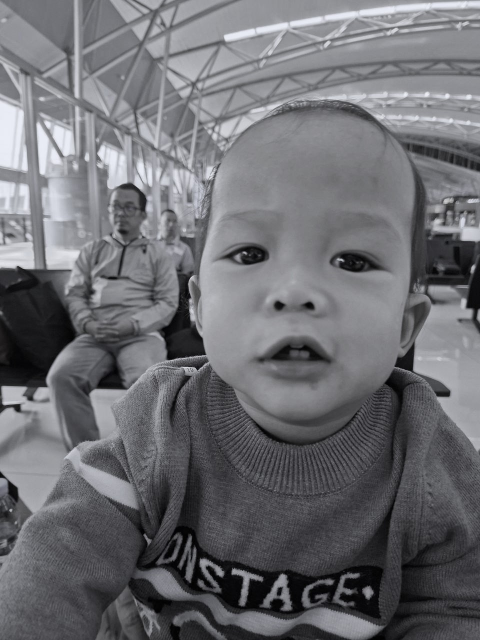
#> input picture data/Gambar1.jpg, 960 x 1280 px (shown at 1/2 size)
$ python image_filter.py
#> lines starting #> are read from the running program, lines starting #| are printed output that depends on the picture; after the words box and inside, x2 and y2 are one past the last pixel; in counts of white or black regions, pixels touching at a corner belong together
import numpy as np
import matplotlib.pyplot as plt
import cv2
from PIL import Image

# Load gambar lokal
url = "data/Gambar1.jpg"
img_pil = Image.open(url).convert("L")
img = np.array(img_pil)
img = cv2.resize(img, (256, 256))
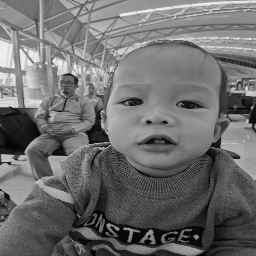
#> img: shape (256, 256); min 0, max 237, mean 109.4

# FFT
f = np.fft.fft2(img)
fshift = np.fft.fftshift(f)

# Ukuran citra dan titik tengah
rows, cols = img.shape
#> rows = 256; cols = 256
crow, ccol = rows // 2 , cols // 2
#> crow = 128; ccol = 128

# LOW-PASS filter
r_low = 30
low_pass_mask = np.zeros((rows, cols), np.uint8)
cv2.circle(low_pass_mask, (ccol, crow), r_low, 1, thickness=-1)
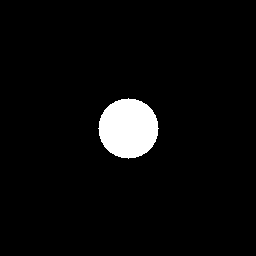
#> low_pass_mask: shape (256, 256); values 0 (black) and 1 (white), 4.3% white; 1 white region, box (x1, y1, x2, y2) and area: (98, 98, 159, 159) 2821

# HIGH-PASS filter
high_pass_mask = 1 - low_pass_mask

# BAND-PASS filter: pass between r_in and r_out
r_in, r_out = 20, 60
band_pass_mask = np.zeros((rows, cols), np.uint8)
cv2.circle(band_pass_mask, (ccol, crow), r_out, 1, thickness=-1)
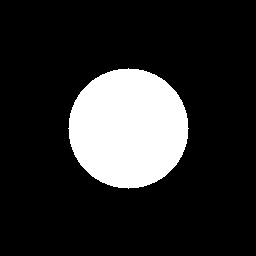
#> band_pass_mask: shape (256, 256); values 0 (black) and 1 (white), 17.2% white; 1 white region, box (x1, y1, x2, y2) and area: (68, 68, 189, 189) 11289
cv2.circle(band_pass_mask, (ccol, crow), r_in, 0, thickness=-1)
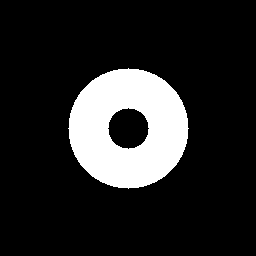
#> band_pass_mask: shape (256, 256); values 0 (black) and 1 (white), 15.3% white; 1 white region, box (x1, y1, x2, y2) and area: (68, 68, 189, 189) 10032

# Terapkan masker ke domain frekuensi
f_low = fshift * low_pass_mask
f_high = fshift * high_pass_mask
f_band = fshift * band_pass_mask

# Inverse FFT
img_low = np.abs(np.fft.ifft2(np.fft.ifftshift(f_low)))
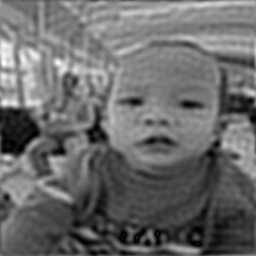
#> img_low: shape (256, 256) float64; min 0.0181, max 261.1, mean 109.4; drawn with min black and max white
img_high = np.abs(np.fft.ifft2(np.fft.ifftshift(f_high)))
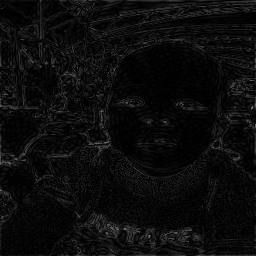
#> img_high: shape (256, 256) float64; min 0.000356, max 127.9, mean 12.3
img_band = np.abs(np.fft.ifft2(np.fft.ifftshift(f_band)))
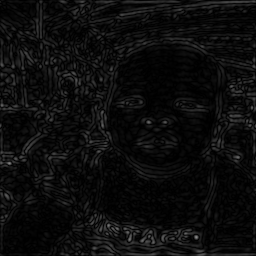
#> img_band: shape (256, 256) float64; min 0.000138, max 135.7, mean 12.8

# Tampilkan hasil
fig, axs = plt.subplots(1, 4, figsize=(16, 4))
axs[0].imshow(img, cmap='gray')
axs[0].set_title("Original")
axs[1].imshow(img_low, cmap='gray')
axs[1].set_title("Low-pass")
axs[2].imshow(img_high, cmap='gray')
axs[2].set_title("High-pass")
axs[3].imshow(img_band, cmap='gray')
axs[3].set_title("Band-pass")

for ax in axs:
    ax.axis('off')
plt.tight_layout()
plt.show()

$ run again, with data/zamiel.jpg copied over data/Gambar1.jpg
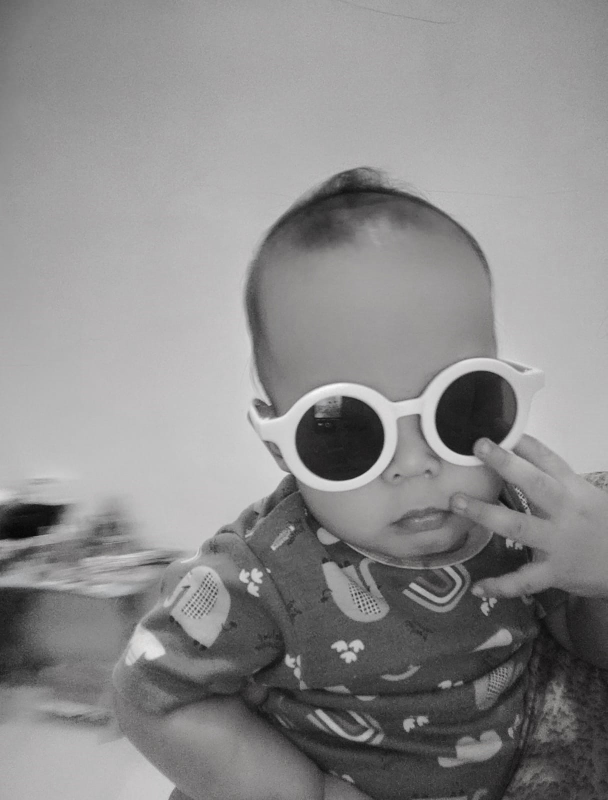
#> input picture data/zamiel.jpg, 1215 x 1600 px (shown at 1/2 size)
#> low_pass_mask: shape (256, 256); values 0 (black) and 1 (white), 4.3% white; 1 white region, box (x1, y1, x2, y2) and area: (98, 98, 159, 159) 2821
#> `img_low = np.abs(np.fft.ifft2(np.fft.ifftshift(f_low)))`:
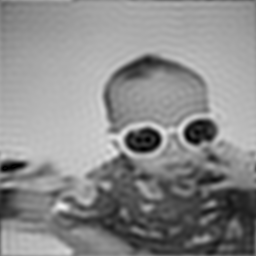
#> img_low: shape (256, 256) float64; min 0.0765, max 242.3, mean 139.4
#> `img_band = np.abs(np.fft.ifft2(np.fft.ifftshift(f_band)))`:
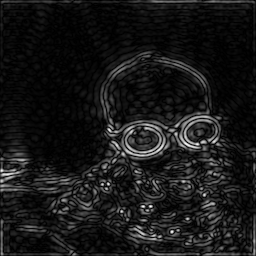
#> img_band: shape (256, 256) float64; min 8.67e-05, max 82.98, mean 7.9; drawn with min black and max white

$ run again, with data/cameraman.png saved as data/Gambar1.jpg
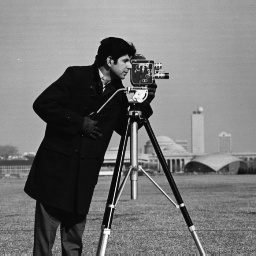
#> input picture data/cameraman.png, 256 x 256 px
#> img_pil is the input picture: PIL image 256x256 L; min 4, max 254, mean 118.7
#> low_pass_mask: shape (256, 256); values 0 (black) and 1 (white), 4.3% white; 1 white region, box (x1, y1, x2, y2) and area: (98, 98, 159, 159) 2821
#> `img_low = np.abs(np.fft.ifft2(np.fft.ifftshift(f_low)))`:
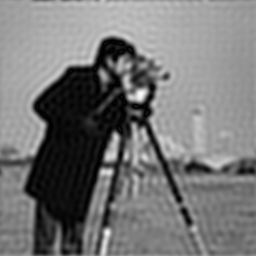
#> img_low: shape (256, 256) float64; min 0.000362, max 253.1, mean 118.8
#> `img_band = np.abs(np.fft.ifft2(np.fft.ifftshift(f_band)))`:
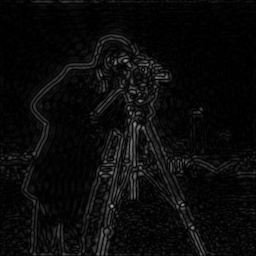
#> img_band: shape (256, 256) float64; min 8.96e-05, max 155.8, mean 11.2
